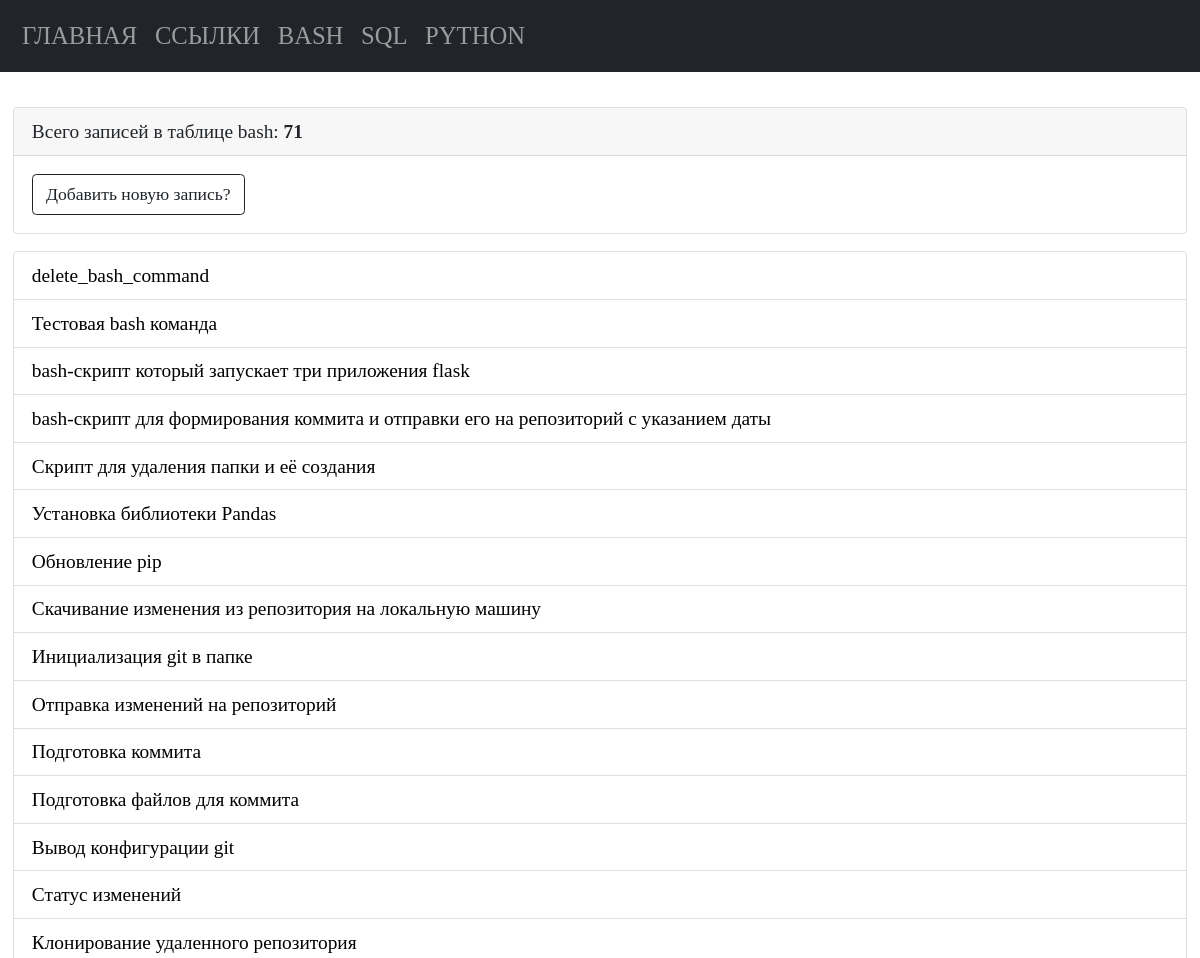
The app's page /bash (upper part), older data.
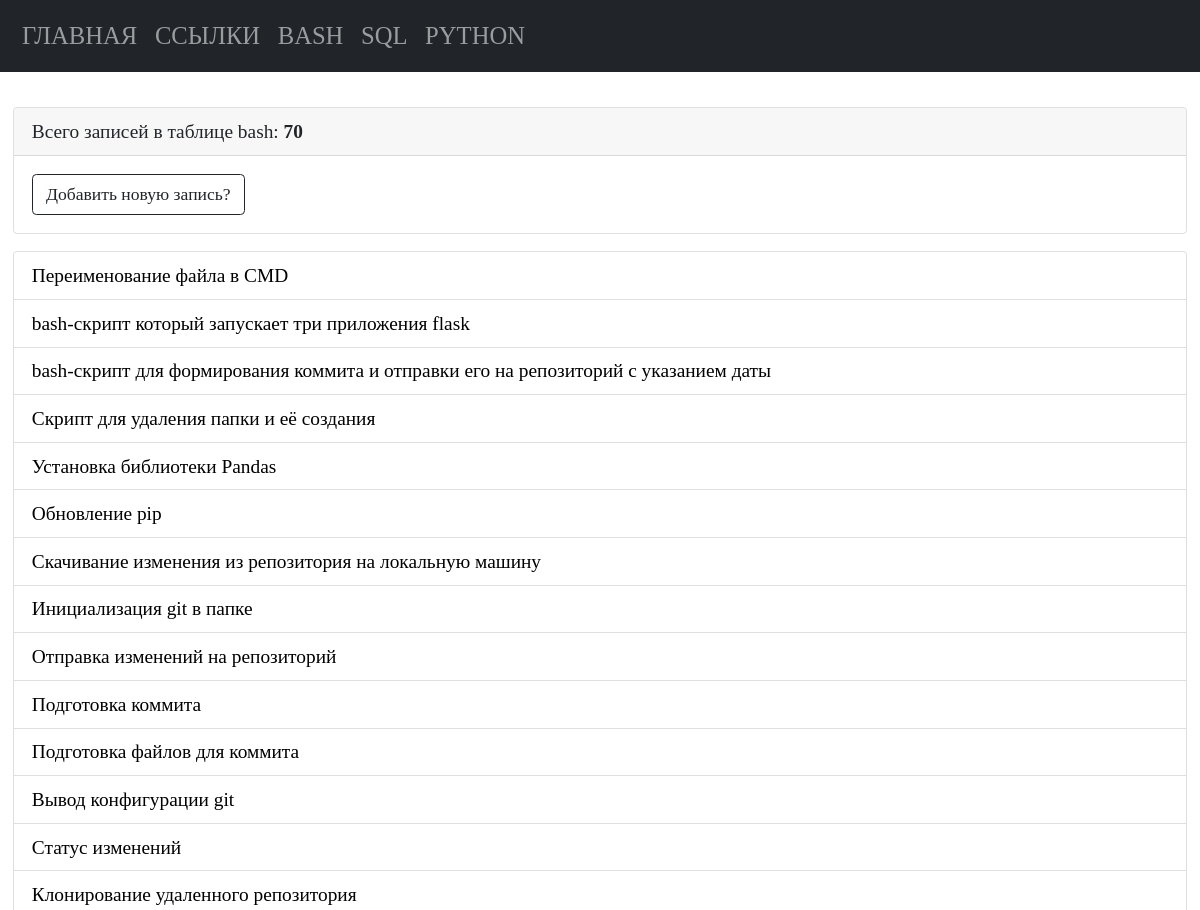
The same page, newer data.
### tables this page shows
CREATE TABLE "bash" (
    bash_id INTEGER PRIMARY KEY AUTOINCREMENT,
    bash_command TEXT NOT NULL,
    bash_name TEXT NOT NULL
  );

### app.py (the view)
@app.route("/bash")
def bash_list_commands():
    conn = connect.get_db_connection()
    cur = conn.cursor()
    bash_list_count = cur.execute("SELECT COUNT(*) FROM bash")
    bash_list_count_print = bash_list_count.fetchone()
    bash_list_count_print_int = int(bash_list_count_print[0])
    bash_list = conn.execute("SELECT * FROM bash ORDER BY 1 DESC").fetchall()
    conn.close()
    return render_template("bash/bash_list_commands.html",
                           bash_list=bash_list,
                           bash_list_count_print_int=bash_list_count_print_int,
                           )

### modules/connect.py (called while the page is built)
def get_db_connection():
    db_path = os.path.join(BASE_DIR, '../database.db')
    conn = sqlite3.connect(db_path)
    conn.row_factory = sqlite3.Row
    return conn

### templates/bash/bash_list_commands.html
{% extends "base.html" %} {% block title %}Команды bash{% endblock %} {% block content %}
<div class="card mb-3">
   <div class="card-header">
      Всего записей в таблице bash: <b>{{ bash_list_count_print_int }}</b>
   </div>
   <div class="card-body">
      <p class="card-text">
         <a href="{{ url_for('add_bash_command') }}" class="btn btn-outline-dark">Добавить новую запись?</a>
      </p>
   </div>
</div>
<ul class="list-group">
   {% for bash_list in bash_list %}
   <li class="list-group-item"><a href="{{ url_for('get_post_bash_command', bash_id=bash_list['bash_id']) }}">{{
         bash_list['bash_name'] }}</a></li>
   {% endfor %}
</ul>
{% endblock %}

Row changes from the older to the newer data that the page shows:
removed bash: bash_name "delete_bash_command"
removed bash: bash_name "Тестовая bash команда"
added bash: bash_name "Переименование файла в CMD"
Text that changed along with them:
{{ bash_list_count_print_int }}: "71" → "70"
